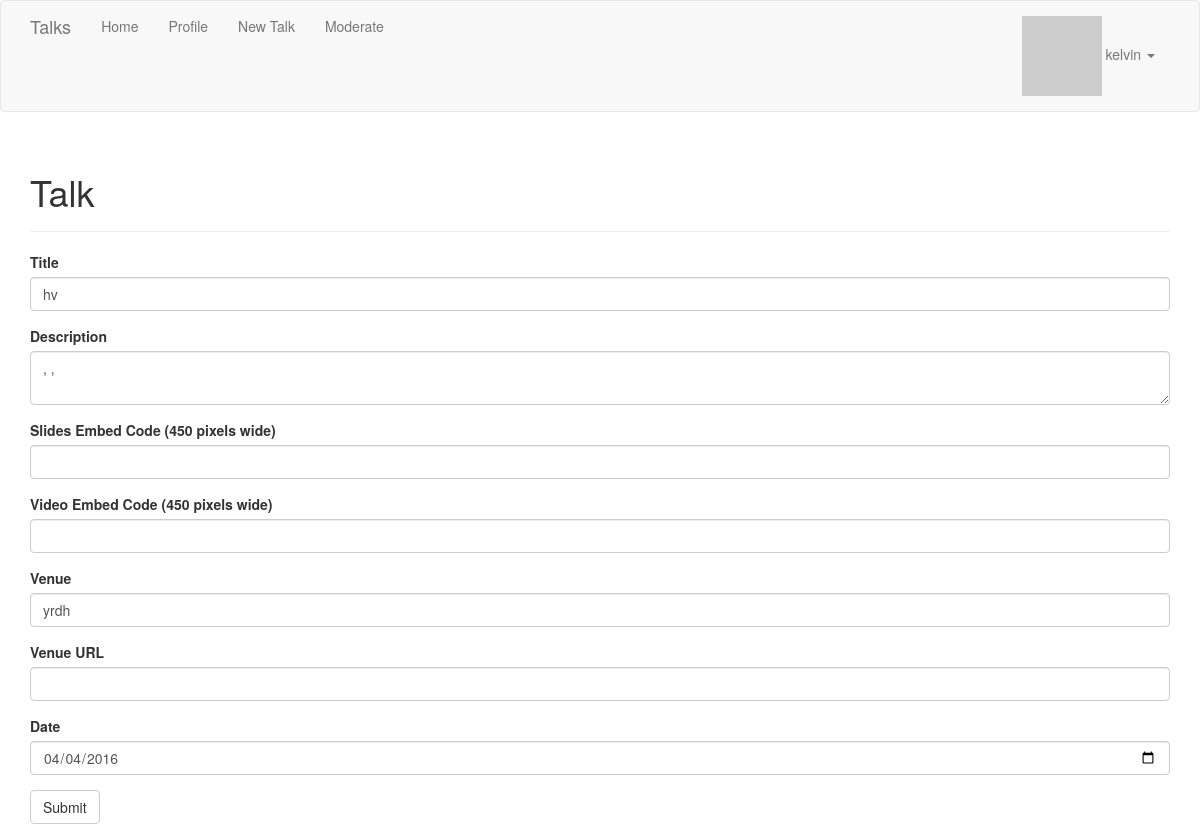
/edit/1 (signed in), run on the app's committed database.
### app/models.py (models this page shows, shortened)
class User(UserMixin, db.Model):
    __tablename__ = 'users'
    id = db.Column(db.Integer, primary_key=True)
    email = db.Column(db.String(64),
                      nullable=False, unique=True, index=True)
    username = db.Column(db.String(64),
                         nullable=False, unique=True, index=True)
    is_admin = db.Column(db.Boolean)
    password_hash = db.Column(db.String(128))
    name = db.Column(db.String(64))
    location = db.Column(db.String(64))
    bio = db.Column(db.Text())
    member_since = db.Column(db.DateTime(), default=datetime.utcnow)
    avatar_hash = db.Column(db.String(32))
    talks = db.relationship('Talk', lazy='dynamic', backref='author')  # lazy makes talks query not list
    comments = db.relationship('Comment', lazy='dynamic', backref='author')
    @property
    def password(self):  # made it pprty so that i can say user.password=? so that it looks like a member var
        raise AttributeError('password is not a readable attribute')  # getter of pperty returns attribute error
    def gravatar(self, size=100, default='identicon', rating='g'):
        if request.is_secure:
            url = 'https://secure.gravatar.com/avatar'
        else:
            url = 'http://www.gravatar.com/avatar'
        hash = self.avatar_hash or \
               hashlib.md5(self.email.encode('utf-8')).hexdigest()
        return '{url}/{hash}?s={size}&d={default}&r={rating}'.format(
            url=url, hash=hash, size=size, default=default, rating=rating)
    def for_moderation(self, admin=False):
        if admin and self.is_admin:
            return Comment.for_moderation()
        return Comment.query.join(Talk, Comment.talk_id == Talk.id). \
            filter(Talk.author == self).filter(Comment.approved == False)

class Talk(db.Model):
    __tablename__ = 'talks'
    id = db.Column(db.Integer, primary_key=True)
    title = db.Column(db.String(128), nullable=False)
    description = db.Column(db.Text)
    slides = db.Column(db.Text())
    video = db.Column(db.Text())
    user_id = db.Column(db.Integer, db.ForeignKey('users.id'))
    venue = db.Column(db.String(128))
    venue_url = db.Column(db.String(128))
    date = db.Column(db.DateTime())
    comments = db.relationship('Comment', lazy='dynamic', backref='talk')
    emails = db.relationship('PendingEmail', lazy='dynamic', backref='talk')

### app/talks/routes.py (the view)
@talks.route('/edit/<int:id>', methods=['GET', 'POST'])
@login_required
def edit_talk(id):
    talk = Talk.query.get_or_404(id)
    if not current_user.is_admin and talk.author != current_user:
        abort(403)
    form = TalkForm()
    if form.validate_on_submit():
        form.to_model(talk)
        db.session.add(talk)
        db.session.commit()
        flash('The talk was updated successfully.')
        return redirect(url_for('.talk', id=talk.id))
    form.from_model(talk)
    return render_template('talks/edit_talk.html', form=form)

### app/talks/forms.py (shortened to what this page needs)
class TalkForm(Form):
    title = StringField('Title', validators=[DataRequired(), Length(1, 128)])
    description = TextAreaField('Description')
    slides = StringField('Slides Embed Code (450 pixels wide)')
    video = StringField('Video Embed Code (450 pixels wide)')
    venue = StringField('Venue',
                        validators=[DataRequired(), Length(1, 128)])
    venue_url = StringField('Venue URL',
                            validators=[Optional(), Length(1, 128), URL()])
    date = DateField('Date')
    submit = SubmitField('Submit')
    def from_model(self, talk):
        self.title.data = talk.title
        self.description.data = talk.description
        self.slides.data = talk.slides
        self.video.data = talk.video
        self.venue.data = talk.venue
        self.venue_url.data = talk.venue_url
        self.date.data = talk.date

### app/models.py (called while the page is built)
@login_manager.user_loader  # flogin doesnt know anything about our objects,,we give it a user loader callback,so that when it needs to load the user
def user_loader(user_id):  # we provide function that does that work,flask knows how to load users
    return User.query.get(int(user_id))  # comes as unicode

### app/templates/talks/edit_talk.html
{% extends "base.html" %}
{% import "bootstrap/wtf.html" as wtf %}
{% block page_content %}
<div class="page-header">
    <h1>Talk</h1>
</div>
{{ wtf.quick_form(form) }}
{% endblock %}

### app/templates/base.html (shortened to what this page needs)
{% extends "bootstrap/base.html" %}
{% block head %}
{{ super() }}
<link rel="stylesheet" type="text/css" href="{{ url_for('static', filename='styles.css') }}">
{% endblock %}
{% block navbar %}
<div class="navbar navbar-default" role="navigation">
    <div class="container">
        <div class="navbar-header">
            <a class="navbar-brand" href="{{ url_for('talks.index') }}">Talks</a>
        </div>
        <div class="collapse navbar-collapse" id="bs-example-navbar-collapse-1">
            <ul class="nav navbar-nav">
                <li><a href="{{ url_for('talks.index') }}">Home</a></li>
                {% if current_user.is_authenticated %}
                <li><a href="{{ url_for('talks.user', username=current_user.username) }}">Profile</a></li>
                <li><a href="{{ url_for('talks.new_talk') }}">New Talk</a></li>
                {% set moderation_count = current_user.for_moderation().count() %}
                <li>
                    <a href="{{ url_for('talks.moderate') }}">Moderate
                    </a>
                </li>
                {% endif %}
            </ul>
            <ul class="nav navbar-nav navbar-right">
                {% if not current_user.is_authenticated %}
                <li><a href="{{ url_for('auth.login') }}">Presenter Login</a></li>
                {% else %}
                <li class="dropdown">
                    <a href="#" class="dropdown-toggle" data-toggle="dropdown"><img src="{{ current_user.gravatar(size=18) }}"> {{ current_user.username }} <b class="caret"></b></a>
                </li>
                {% endif %}
            </ul>
        </div>
    </div>
</div>
{% endblock %}
{% block content %}
<div class="container">
    {% block page_content %}{% endblock %}
</div>
{% endblock %}

### data on the page
User: username "kelvin"
Talk: title "hv", description ", ,", venue "yrdh", date "04/04/2016"
